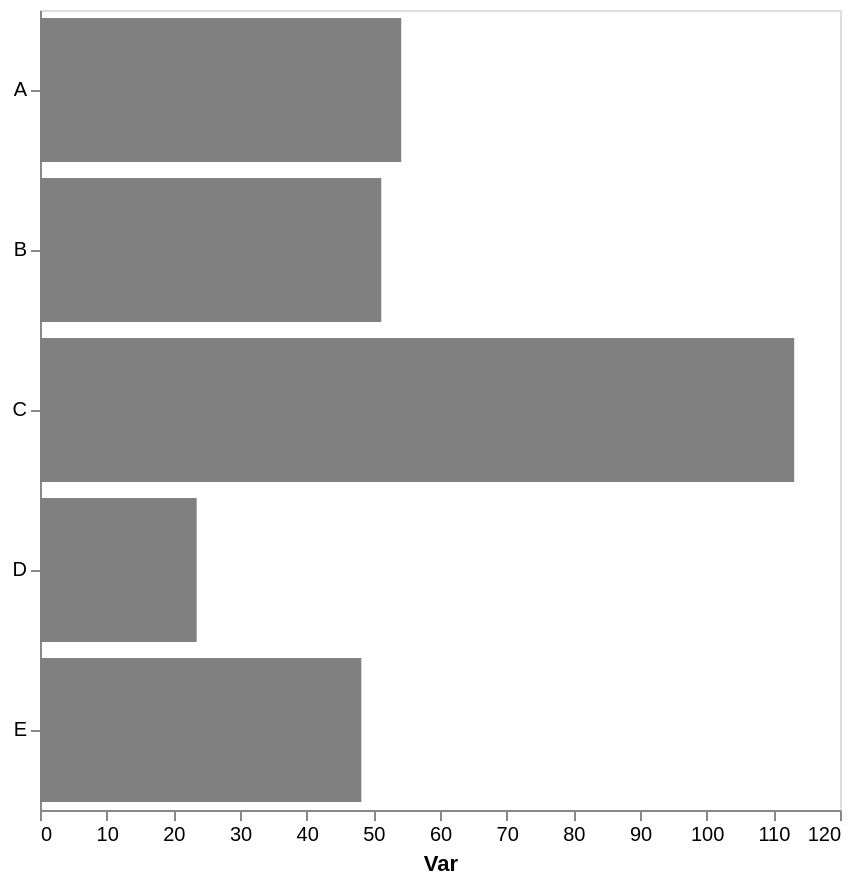

Source (Vega-Lite JSON):
### Vega-Lite specification from a JSON file in a GitHub repository (floating-point values rounded to 4 significant figures)
{"config": {"view": {"continuousWidth": 300, "continuousHeight": 300}, "axis": {"grid": false}, "bar": {"color": "gray"}}, "data": {"name": "data-ff389bbf2b03b4c8db802af40b63de57"}, "mark": {"type": "bar"}, "encoding": {"x": {"aggregate": "mean", "axis": {"title": "Var"}, "field": "var1", "type": "quantitative"}, "y": {"axis": {"title": null}, "field": "cat", "type": "nominal"}}, "height": 400, "width": 400, "$schema": "https://vega.github.io/schema/vega-lite/v5.17.0.json", "datasets": {"data-ff389bbf2b03b4c8db802af40b63de57": [{"cat": "B", "var1": 53.22, "var2": 40.56}, {"cat": "D", "var1": 26.43, "var2": 55.13}, {"cat": "A", "var1": 52.4, "var2": 47.21}, {"cat": "E", "var1": 57.77, "var2": 43.89}, {"cat": "E", "var1": 45.53, "var2": 43.42}, {"cat": "A", "var1": 55.97, "var2": 51.16}, {"cat": "E", "var1": 46.52, "var2": 52.72}, {"cat": "D", "var1": 20.58, "var2": 48.0}, {"cat": "B", "var1": 49.16, "var2": 62.5}, {"cat": "E", "var1": 49.53, "var2": 36.08}, {"cat": "C", "var1": 113.1, "var2": 60.56}, {"cat": "E", "var1": 41.65, "var2": 56.29}]}}
